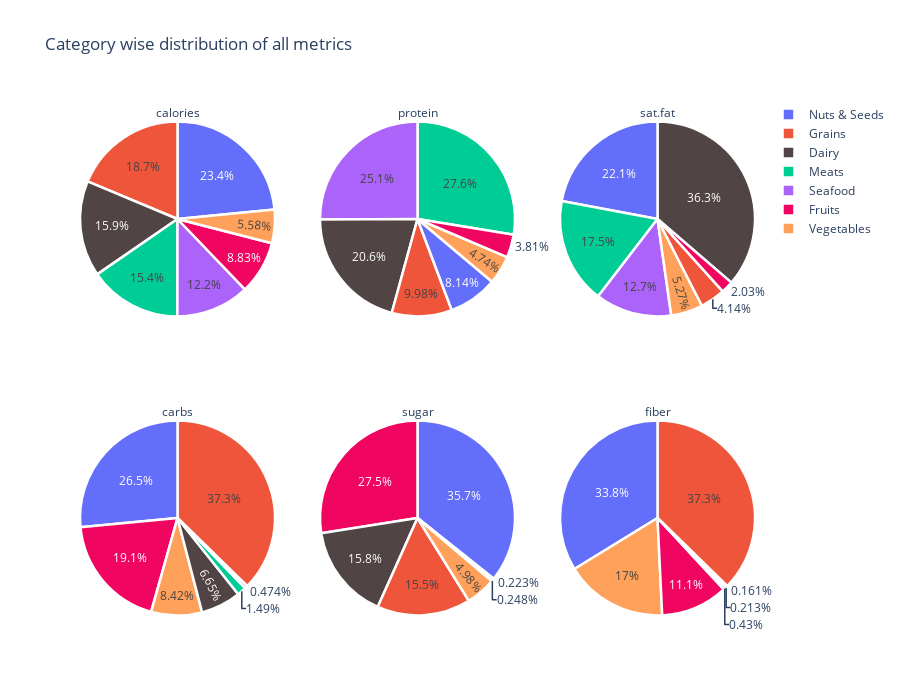

Here is the notebook cell this chart was saved with:
### Code cell
fig.add_trace(go.Pie(values=different_disc['energy'], 
                     title='calories', labels=different_disc.index, marker=dict(colors=['#100b','#f00560'], 
                    line=dict(color='#FFFFFF', width=2.5))),row=1, col=1)
fig.add_trace(go.Pie(values=different_disc['protein'], 
                     title='protein', labels=different_disc.index, marker=dict(colors=['#100b','#f00560'], 
                    line=dict(color='#FFFFFF', width=2.5))),row=1, col=2)
fig.add_trace(go.Pie(values=different_disc['satuated_fat'], 
                     title='sat.fat', labels=different_disc.index, marker=dict(colors=['#100b','#f00560'], 
                    line=dict(color='#FFFFFF', width=2.5))),row=1, col=3)
fig.add_trace(go.Pie(values=different_disc['carbonhydrate'], 
                     title='carbs', labels=different_disc.index, marker=dict(colors=['#100b','#f00560'], 
                    line=dict(color='#FFFFFF', width=2.5))),row=2, col=1)
fig.add_trace(go.Pie(values=different_disc['sugar'], 
                     title='sugar', labels=different_disc.index, marker=dict(colors=['#100b','#f00560'], 
                    line=dict(color='#FFFFFF', width=2.5))),row=2, col=2)
fig.add_trace(go.Pie(values=different_disc['dietary_fiber'], 
                     title='fiber', labels=different_disc.index, marker=dict(colors=['#100b','#f00560'], 
                    line=dict(color='#FFFFFF', width=2.5))),row=2, col=3)

fig.update_layout(title_text="Category wise distribution of all metrics", height=700, width=900)
fig.show()

### Figure 1 — Plotly figure (JSON) as saved in the notebook; plotly's stock layout.template omitted (floating-point values rounded to 4 significant figures)
{"data": [{"domain": {"x": [0, 0.2889], "y": [0.575, 1]}, "labels": ["Dairy", "Fruits", "Grains", "Meats", "Nuts & Seeds", "Seafood", "Vegetables"], "marker": {"colors": ["#100b", "#f00560"], "line": {"color": "#FFFFFF", "width": 2.5}}, "title": {"text": "calories"}, "type": "pie", "values": [233.1, 129.5, 274.3, 225.3, 343.6, 178.5, 81.84]}, {"domain": {"x": [0.3556, 0.6444], "y": [0.575, 1]}, "labels": ["Dairy", "Fruits", "Grains", "Meats", "Nuts & Seeds", "Seafood", "Vegetables"], "marker": {"colors": ["#100b", "#f00560"], "line": {"color": "#FFFFFF", "width": 2.5}}, "title": {"text": "protein"}, "type": "pie", "values": [15.61, 2.881, 7.545, 20.86, 6.156, 18.98, 3.588]}, {"domain": {"x": [0.7111, 1], "y": [0.575, 1]}, "labels": ["Dairy", "Fruits", "Grains", "Meats", "Nuts & Seeds", "Seafood", "Vegetables"], "marker": {"colors": ["#100b", "#f00560"], "line": {"color": "#FFFFFF", "width": 2.5}}, "title": {"text": "sat.fat"}, "type": "pie", "values": [9.252, 0.5163, 1.054, 4.468, 5.62, 3.23, 1.344]}, {"domain": {"x": [0, 0.2889], "y": [0, 0.425]}, "labels": ["Dairy", "Fruits", "Grains", "Meats", "Nuts & Seeds", "Seafood", "Vegetables"], "marker": {"colors": ["#100b", "#f00560"], "line": {"color": "#FFFFFF", "width": 2.5}}, "title": {"text": "carbs"}, "type": "pie", "values": [9.303, 26.77, 52.19, 2.084, 37.06, 0.6635, 11.78]}, {"domain": {"x": [0.3556, 0.6444], "y": [0, 0.425]}, "labels": ["Dairy", "Fruits", "Grains", "Meats", "Nuts & Seeds", "Seafood", "Vegetables"], "marker": {"colors": ["#100b", "#f00560"], "line": {"color": "#FFFFFF", "width": 2.5}}, "title": {"text": "sugar"}, "type": "pie", "values": [8.209, 14.26, 8.051, 0.1155, 18.53, 0.1285, 2.584]}, {"domain": {"x": [0.7111, 1], "y": [0, 0.425]}, "labels": ["Dairy", "Fruits", "Grains", "Meats", "Nuts & Seeds", "Seafood", "Vegetables"], "marker": {"colors": ["#100b", "#f00560"], "line": {"color": "#FFFFFF", "width": 2.5}}, "title": {"text": "fiber"}, "type": "pie", "values": [0.031, 1.62, 5.427, 0.06264, 4.914, 0.02347, 2.473]}], "layout": {"height": 700, "title": {"text": "Category wise distribution of all metrics"}, "width": 900}}
